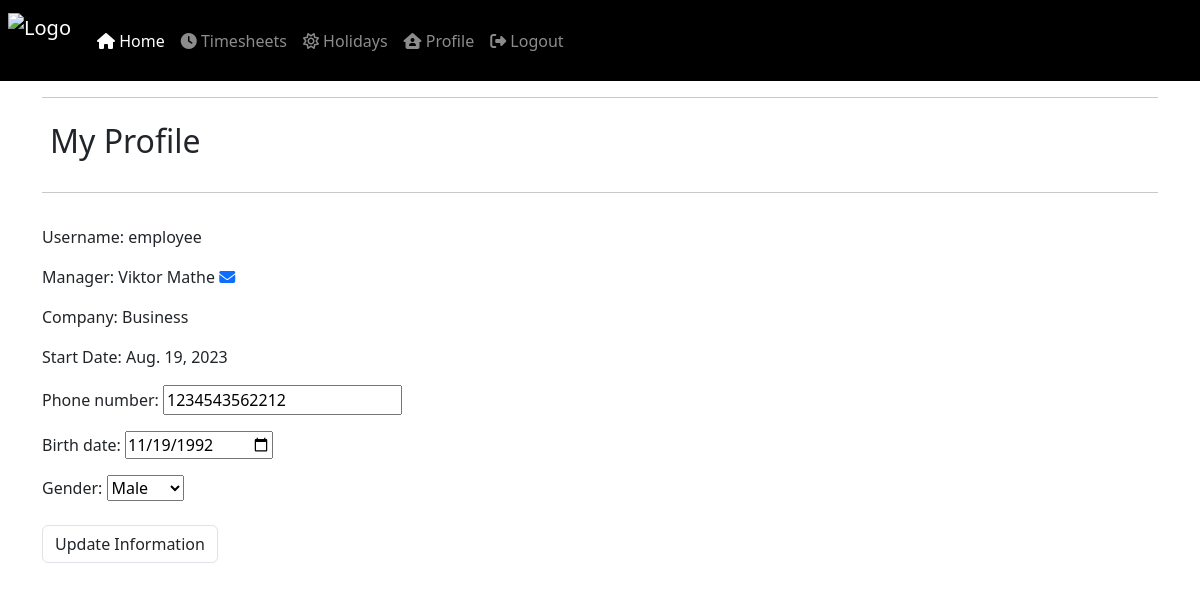
Before: /profile/ (signed in) with the older database file.
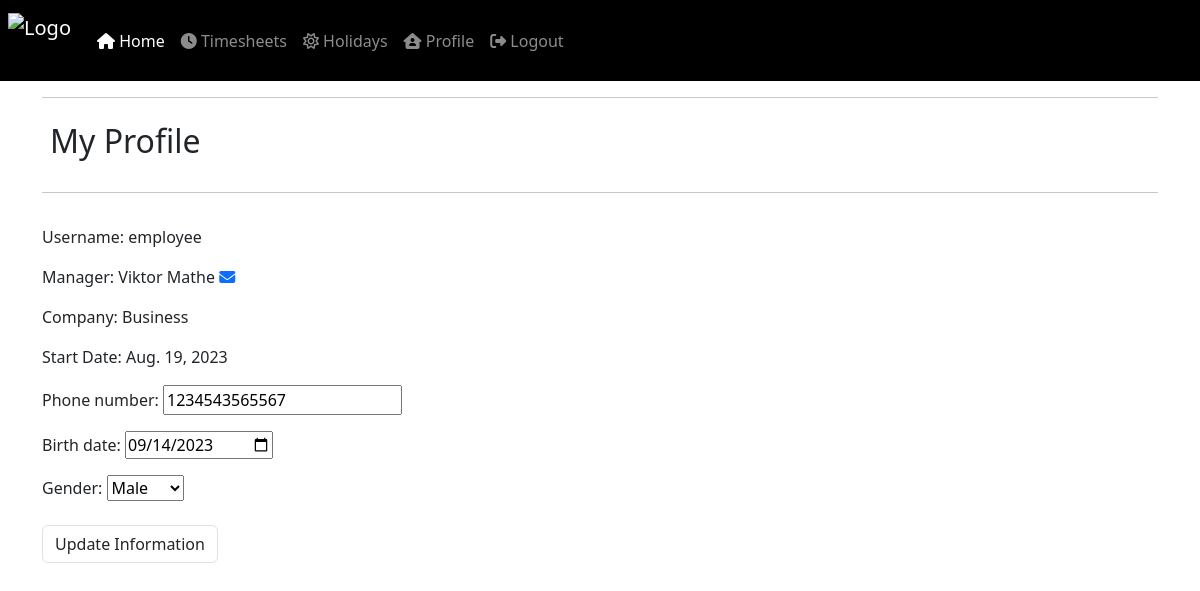
After: the same page with the newer database file.
### employees/models.py (models this page shows, shortened)
class EmployeeProfile(models.Model):
    APPROVE_CHOICES = ((0, 'Pending'), (1, 'Approved'))
    GENDER_CHOICES = (('M', _('Male')), ('F', _('Female')))
    user = models.ForeignKey(User, on_delete=models.CASCADE)
    phone_number = models.IntegerField(blank=True, null=True)
    birth_date = models.DateField(blank=True, null=True)
    gender = models.CharField(max_length=1, choices=GENDER_CHOICES,blank=True, null=True)
    job_role = models.ForeignKey(JobRole,on_delete=models.CASCADE, blank=True, null=True)
    line_manager = models.ForeignKey(ManagerProfile, on_delete=models.CASCADE, blank=True, null=True,related_name="%(app_label)s_%(class)s_line_manager")
    approved = models.BooleanField(choices=APPROVE_CHOICES, default=0)
    company = models.ForeignKey(Business, on_delete=models.CASCADE, blank=True, null=True)
    start_date = models.DateField(default=None, blank=True, null=True)
    end_date = models.DateField(null=True, blank=True)

### manager/models.py (models this page shows)
class Business(models.Model):
    business_name = models.CharField(max_length=1024)
    manager = models.ForeignKey(User, on_delete=models.CASCADE, blank=True, null=True)
    def __str__(self):
        return self.business_name

### employees/views.py (the view)
# urls.py: path('profile/', views.employee_profile, name='profile'),
@login_required
def employee_profile(request):
    employee = get_object_or_404(EmployeeProfile, user=request.user)
    available_managers = ManagerProfile.objects.filter(company=employee.company)
    if request.method == 'POST':
        form = EmployeeProfileForm(request.POST, instance=employee)
        if form.is_valid():
            form.save()
            messages.success(
                request, 'Your profile information has been updated!')
    else:
        form = EmployeeProfileForm(instance=employee)
    template = 'profile.html'
    context= {
        'form': form,
        'employee': employee,
        'available_managers': available_managers
    }
    return render(request, template, context)

### employees/forms.py
class EmployeeProfileForm(forms.ModelForm):
    class Meta:
        model = EmployeeProfile
        fields = ('phone_number', 'birth_date', 'gender', )
        exclude = ('user','line_manager','company','start_date','approved', )
        widgets = { 'birth_date': DateInput()
        }

### employees/templates/profile.html (shortened to what this page needs)
{% extends "base.html" %}
{% load static %}
{% block content %}
<div class="container">
    <div class="row">
        <div class="col">
            <hr>
            <h2 class="text p-2 mb-4">My Profile</h2>
            <hr>
        </div>
        {% if employee.approved == False %}
        <div class="row">
            <p>Your account has NOT been approved yet. Please contact with your manager</p>
        </div>
        {% else %}
    </div>
    <div class="row">
        <div class="col-12 col-lg-6">
            <form class="mt-3 profile-update-form text" action="{% url 'profile' %}" method="POST"
                id="profile-update-form">
                <p>Username: {{ employee.user }}</p>
                {% for manager in available_managers %}
                <p>
                    Manager: {{ manager.user.first_name }} {{ manager.user.last_name }}
                    <a type="button" class="btn-send-message" data-manager-id="{{ manager.id }}">
                        <i class="text fa-solid fa-envelope"></i>
                    </a>
                </p>
                {% endfor %}
                <p>Company: {{ employee.company }}</p>
                <p>Start Date: {{ employee.start_date }}</p>
                {{ form.as_p }}
                <button class="btn rounded-2 text float-right border mt-2">Update Information</button>
            </form>
        </div>
        {% endif %}
    </div>
</div>
{% endblock %}

Changed rows visible on the page:
changed EmployeeProfile "Male": phone_number "1234543562212" → "1234543565567"; birth_date "11/19/1992" → "09/14/2023"
